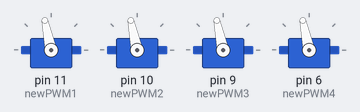
This sketch was run on a simulated Arduino Uno, built with avr-gcc and run on an emulated ATmega328P. Shown: 4 × servo. What the sketch prints to the serial monitor is not drawn.

Above: at 0.4 s.
Timing chart, 0 to 1.9 s (numbered marks = the images above):
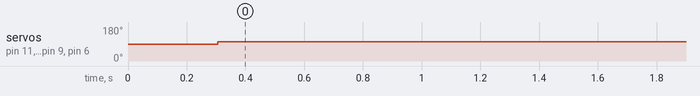

Measured:
- by itself, servo on pin 11 (newPWM1), servo on pin 10 (newPWM2), servo on pin 9 (newPWM3), servo on pin 6 (newPWM4): 90° → 102° at 0.31 s

The sketch:

mt_tset.ino
```cpp
#include <Servo.h>

//11
#define Tthr 1600
#define newPWM1 11
#define newPWM2 10
#define newPWM3 9
#define newPWM4 6

Servo motor0;
Servo motor1;
Servo motor2;
Servo motor3;

volatile int pwm_start_time[4];

void setup()
{

    Serial.begin(9600);
    Serial.println("OG!");
    motor0.attach(newPWM1);
    motor1.attach(newPWM2);
    motor2.attach(newPWM3);
    motor3.attach(newPWM4);

    mot_init(motor0, 1000, Tthr);
    mot_init(motor1, 1000, Tthr);
    mot_init(motor2, 1000, Tthr);
    mot_init(motor3, 1000, Tthr);
}

void loop()
{

    motor0.writeMicroseconds(Tthr);
    motor1.writeMicroseconds(Tthr);
    motor2.writeMicroseconds(Tthr);
    motor3.writeMicroseconds(Tthr);
}

void mot_init(Servo sv_tar, int sv_min, int sv_max)
{

    for (int i = sv_min; i < sv_max; i++)
    {
        sv_tar.writeMicroseconds(i);
    }
    for (int i = sv_max; i > sv_min; i--)
    {
        sv_tar.writeMicroseconds(i);
    }
}
```
